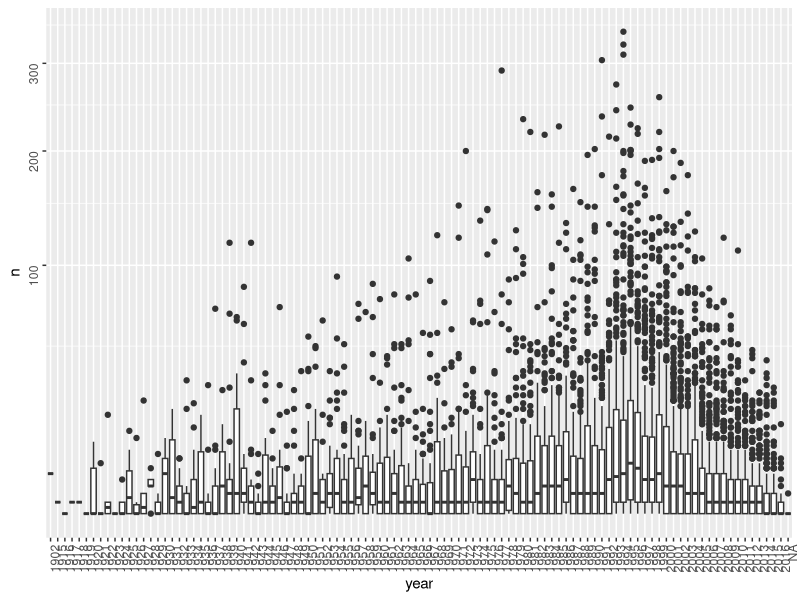
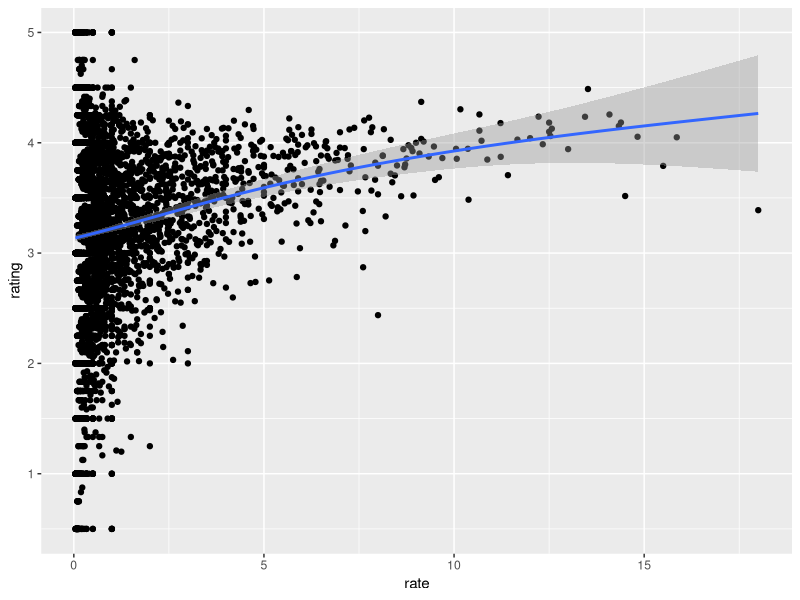
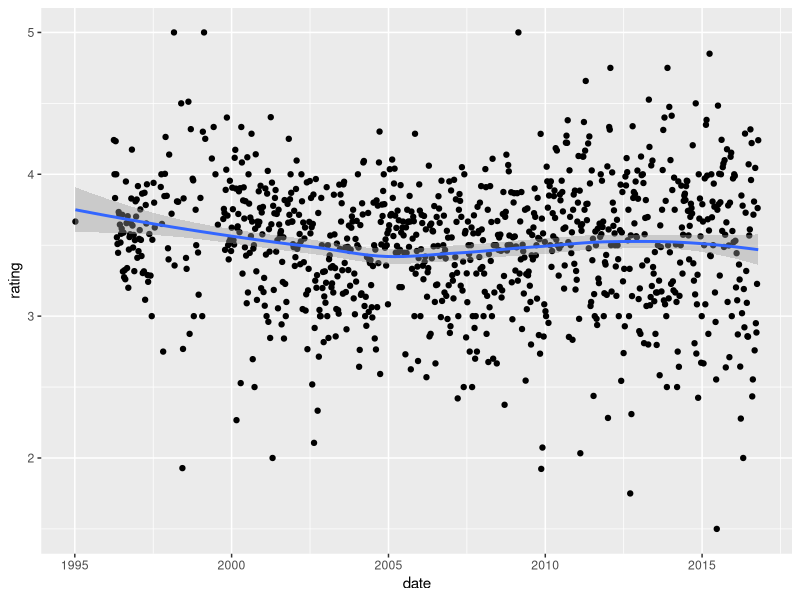
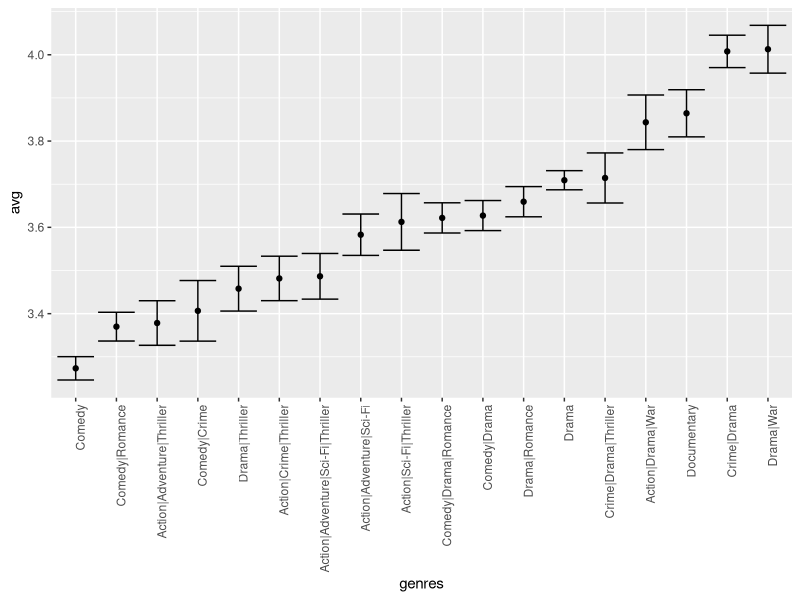

These figures' R source, in order:
#Ejercicio_No2_S06_Sistema_Recomendacion

#Los siguientes ejercicios funcionan con los datos de movielens, que se pueden cargar con el siguiente código:

library(tidyverse)
library(caret)
library(dslabs)

data("movielens")


#Q1

#Calcule el número de calificaciones para cada película y luego compárelo con el año en que salió la película. Use la transformación de raíz cuadrada en los recuentos.

#¿En qué año tiene el mayor número medio de calificaciones?


head(movielens)

movielens %>% group_by(movieId) %>%
  summarize(n = n(), year = as.character(first(year))) %>%
  qplot(year, n, data = ., geom = "boxplot") + 
  coord_trans(y = "sqrt") +
  theme(axis.text = element_text(angle = 90, hjust = 1))

#Q2

#Vemos que, en promedio, las películas que salieron después de 1993 obtienen más calificaciones. También vemos que con las películas más nuevas, a partir de 1993, el número de calificaciones disminuye con el año: cuanto más reciente es una película, menos tiempo han tenido los usuarios para calificarla.

#Entre las películas que salieron en 1993 o más tarde, seleccione las 25 mejores películas con el mayor número promedio de calificaciones por año (n / año) y calcule la calificación promedio de cada una de ellas. Para calcular el número de calificaciones por año, use 2018 como el año final.

#¿Cuál es la calificación promedio de la película The Shawshank Redemption?

names(movielens)

movielens %>% filter(year >= 1993) %>% 
  group_by(movieId) %>%
  summarize(n = n(), years = 2018 - first(year), 
            title = title[1], 
            rating = mean(rating)) %>%
  mutate(rate = n/years) %>%
  top_n(25, rate) %>% 
  arrange(desc(rate))


#¿Cuál es el número promedio de calificaciones por año para la película Forrest Gump?


#Q3

#De la tabla construida en Q2, podemos ver que las películas clasificadas con más frecuencia tienden a tener calificaciones superiores al promedio. Esto no es sorprendente: más personas miran películas populares. Para confirmar esto, estratifique las películas posteriores a 1993 por calificaciones por año y calcule sus calificaciones promedio. Para calcular el número de calificaciones por año, use 2018 como el año final. Haga un gráfico de calificación promedio versus calificaciones por año y muestre una estimación de la tendencia.

#¿Qué tipo de tendencia observas?

movielens %>% 
  filter(year >= 1993) %>%
  group_by(movieId) %>%
  summarize(n = n(), years = 2017 - first(year),
            title = title[1],
            rating = mean(rating)) %>%
  mutate(rate = n/years) %>%
  ggplot(aes(rate, rating)) +
  geom_point() +
  geom_smooth()



#Q4

#Suponga que está haciendo un análisis predictivo en el que necesita completar las calificaciones faltantes con algún valor.

#Dadas sus observaciones en el ejercicio del tercer trimestre, ¿cuál de las siguientes estrategias sería la más adecuada?




#Q5

#El conjunto de datos movielens también incluye una marca de tiempo. Esta variable representa el tiempo y los datos en los que se proporcionó la calificación. Las unidades son segundos desde el 1 de enero de 1970. Cree una nueva fecha de columna con la fecha.

#¿Qué código crea correctamente esta nueva columna?

library(tidyverse)
library(lubridate)

movielens <- mutate(movielens, date = as_datetime(timestamp))


#Calcule la calificación promedio de cada semana y calcule este promedio contra el día. Sugerencia: use la función round_date antes de group_by.

#¿Qué tipo de tendencia observas?

movielens %>% mutate(date = round_date(date, unit = "week")) %>%
  group_by(date) %>%
  summarize(rating = mean(rating)) %>%
  ggplot(aes(date, rating)) +
  geom_point() +
  geom_smooth()


#Q8

#Los datos de movielens también tienen una columna de géneros. Esta columna incluye todos los géneros que se aplican a la película. Algunas películas pertenecen a varios géneros. Defina una categoría como cualquier combinación que aparezca en esta columna. Mantenga solo categorías con más de 1,000 calificaciones. Luego calcule el error promedio y estándar para cada categoría. Trace estos como diagramas de barras de error.

#¿Qué género tiene la calificación promedio más baja?

summary(movielens)

movielens %>% group_by(genres) %>%
  summarize(n = n(), avg = mean(rating), se = sd(rating)/sqrt(n())) %>%
  filter(n >= 1000) %>% 
  mutate(genres = reorder(genres, avg)) %>%
  ggplot(aes(x = genres, y = avg, ymin = avg - 2*se, ymax = avg + 2*se)) + 
  geom_point() +
  geom_errorbar() + 
  theme(axis.text.x = element_text(angle = 90, hjust = 1))
